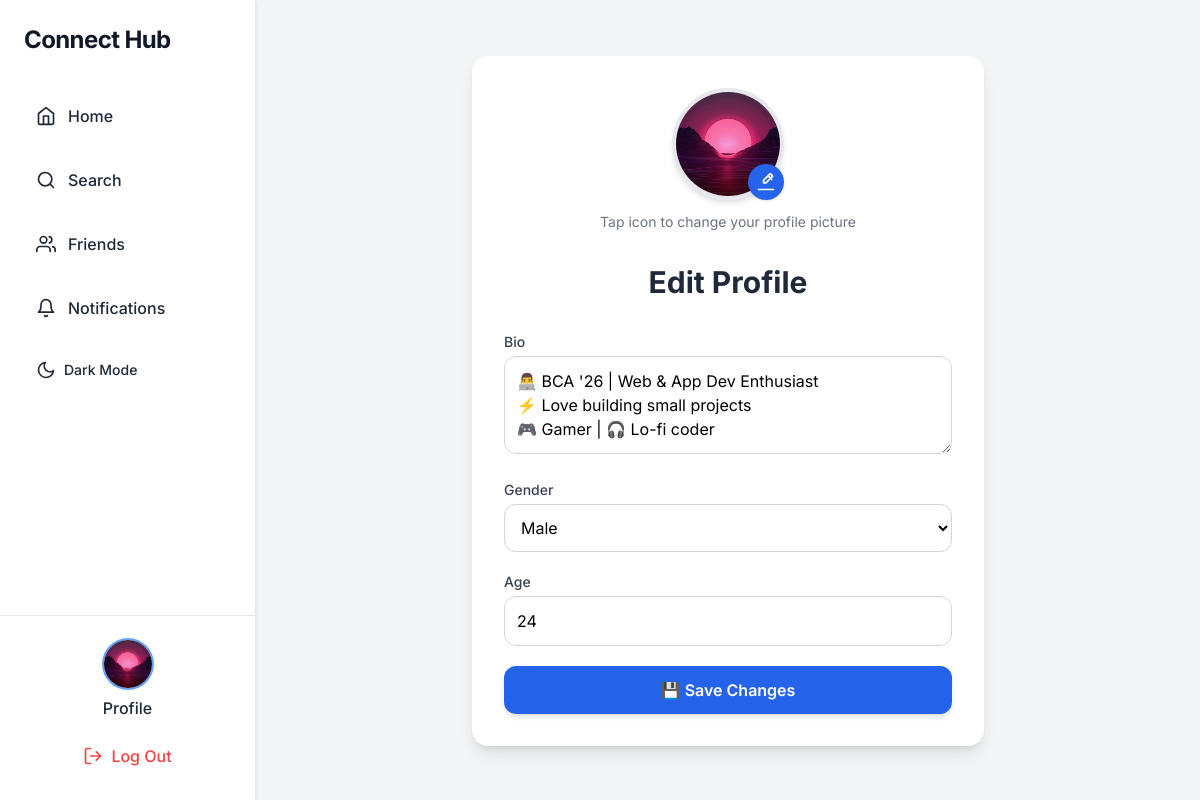
The app's page /profile/edit/ (signed in) with its own data.
### core/models.py (models this page shows, shortened)
class Profile(models.Model):
    user = models.OneToOneField(User, on_delete=models.CASCADE)
    bio = models.TextField(blank=True)
    gender = models.CharField(max_length=10, blank=True)
    age = models.PositiveIntegerField(blank=True, null=True, default=None)
    profile_pic = models.ImageField(upload_to='profiles/', blank=True)
    friends = models.ManyToManyField('self', blank=True)

### core/views.py (the view)
# urls.py: path("profile/edit/", views.edit_profile_view, name="edit_profile"),
@login_required
def edit_profile_view(request):
    profile = request.user.profile
    if request.method == "POST":
        form = ProfileForm(request.POST, request.FILES, instance=profile)
        if form.is_valid():
            age_value = form.cleaned_data.get("age")
            if age_value == "" or age_value is None:
                form.instance.age = None
            form.save()
            messages.success(request, "Profile updated successfully!")
            return redirect("profile", user_id=request.user.id)
    else:
        form = ProfileForm(instance=profile)
    return render(request, "core/edit_profile.html", {"form": form})

### core/forms.py
class ProfileForm(forms.ModelForm):
    bio = forms.CharField(widget=forms.Textarea(attrs={"rows": 3, "placeholder": "Tell us about yourself"}), required=False)
    gender = forms.ChoiceField(choices=[('Male', 'Male'), ('Female', 'Female'), ('Other', 'Other')], required=False)
    age = forms.IntegerField(required=False, widget=forms.NumberInput(attrs={"placeholder": "Your age"}))
    profile_pic = forms.ImageField(required=False)
    class Meta:
        model = Profile
        fields = ["bio", "gender", "age", "profile_pic"]

### core/templates/core/edit_profile.html (shortened to what this page needs)
{% extends "core/base.html" %}
{% block content %}
<div class="max-w-lg mx-auto bg-white dark:bg-gray-800 p-8 rounded-2xl shadow-lg space-y-8 mt-8">
  <div class="flex flex-col items-center space-y-3">
    <div class="relative">
      <img
        id="profilePreview"
        src="{{ user.profile.profile_pic.url|default:'/static/images/default-avatar.png' }}"
        class="w-28 h-28 rounded-full object-cover border-4 border-gray-200 dark:border-gray-700 shadow-md"
        alt="Profile Picture"
      >
      <label for="id_profile_pic"
        class="absolute bottom-0 right-0 bg-blue-600 hover:bg-blue-700 text-white rounded-full p-2 shadow cursor-pointer transition">
        <svg xmlns="http://www.w3.org/2000/svg" class="h-5 w-5" fill="none" viewBox="0 0 24 24" stroke="currentColor">
          <path stroke-linecap="round" stroke-linejoin="round" stroke-width="2"
          d="M15.232 5.232l3.536 3.536M9 13h3l8-8-3-3-8 8v3zM3 21h18"/>
        </svg>
      </label>
    </div>
    <p class="text-sm text-gray-500 dark:text-gray-400">Tap icon to change your profile picture</p>
  </div>
  <h2 class="text-3xl font-bold text-gray-800 dark:text-gray-100 text-center">
    Edit Profile
  </h2>
  <form method="post" enctype="multipart/form-data" class="space-y-5">
    {% for field in form %}
      {% if field.name != "profile_pic" %}
      <div class="space-y-1">
        <label for="{{ field.id_for_label }}" class="block text-sm font-medium text-gray-700 dark:text-gray-300">
          {{ field.label }}
        </label>
        {{ field }}
      </div>
      {% endif %}
    {% endfor %}
    <button
      type="submit"
      class="w-full bg-blue-600 hover:bg-blue-700 text-white font-semibold py-3 rounded-xl shadow-md transition duration-200">
      💾 Save Changes
    </button>
  </form>
</div>
{% endblock %}

### core/templates/core/base.html (shortened to what this page needs)
<!DOCTYPE html>
<html lang="en" class="">
  <head>
    <script src="https://cdn.tailwindcss.com"></script>
  </head>
  <body class="bg-gray-100 dark:bg-gray-900 text-gray-900 dark:text-gray-100 flex min-h-screen transition-colors duration-300">
    <aside class="bg-white dark:bg-gray-800 w-64 flex flex-col justify-between shadow dark:shadow-gray-700 fixed top-0 left-0 h-screen border-r border-gray-200 dark:border-gray-700 transition-colors duration-300">
      <div class="px-6 py-6 space-y-10">
        <div class="text-2xl font-bold text-gray-900 dark:text-gray-100 tracking-tight">
          Connect Hub
        </div>
        <nav class="space-y-6">
          <a href="{% url 'feed' %}" class="flex items-center space-x-3 px-3 py-2 rounded-lg text-gray-800 dark:text-gray-100 hover:bg-blue-50 dark:hover:bg-gray-700 hover:text-blue-600 dark:hover:text-blue-400 transition font-medium">
            <i data-feather="home" class="w-5 h-5"></i>
            <span>Home</span>
          </a>
          <a href="{% url 'search_users' %}" class="flex items-center space-x-3 px-3 py-2 rounded-lg text-gray-800 dark:text-gray-100 hover:bg-blue-50 dark:hover:bg-gray-700 hover:text-blue-600 dark:hover:text-blue-400 transition font-medium">
            <i data-feather="search" class="w-5 h-5"></i>
            <span>Search</span>
          </a>
          <a href="{% url 'friends' %}" class="flex items-center space-x-3 px-3 py-2 rounded-lg text-gray-800 dark:text-gray-100 hover:bg-blue-50 dark:hover:bg-gray-700 hover:text-blue-600 dark:hover:text-blue-400 transition font-medium">
            <i data-feather="users" class="w-5 h-5"></i>
            <span>Friends</span>
          </a>
          <a href="{% url 'notifications' %}" class="flex items-center space-x-3 px-3 py-2 rounded-lg text-gray-800 dark:text-gray-100 hover:bg-blue-50 dark:hover:bg-gray-700 hover:text-blue-600 dark:hover:text-blue-400 transition font-medium relative">
            <i data-feather="bell" class="w-5 h-5"></i>
            <span>Notifications</span>
          </a>
          <button id="darkModeToggle" class="flex items-center space-x-2 px-3 py-2 rounded-lg text-gray-800 dark:text-gray-100 hover:bg-gray-200 dark:hover:bg-gray-700 transition font-medium w-full">
            <span id="darkModeIcon">
            </span>
            <span class="text-sm">Dark Mode</span>
          </button>
        </nav>
      </div>
      {% if request.user.is_authenticated %}
      <div class="px-6 py-6 space-y-4 border-t border-gray-200 dark:border-gray-700">
        <div class="flex flex-col items-center space-y-2">
          {% if request.user.profile.profile_pic %}
          <a href="{% url 'profile' request.user.id %}">
            <img src="{{ request.user.profile.profile_pic.url }}" class="w-12 h-12 rounded-full object-cover ring-2 ring-blue-400"/>
          </a>
          {% else %}
          <a href="{% url 'profile' request.user.id %}">
            <div class="w-12 h-12 bg-gray-300 dark:bg-gray-600 rounded-full flex items-center justify-center text-gray-700 dark:text-gray-200 font-bold text-lg ring-2 ring-blue-400">
              {{ request.user.username|first|upper }}
            </div>
          </a>
          {% endif %}
          <a href="{% url 'profile' request.user.id %}" class="text-gray-800 dark:text-gray-100 hover:text-blue-600 dark:hover:text-blue-400 font-medium">Profile</a>
        </div>
        <a href="{% url 'logout' %}" class="flex items-center justify-center space-x-2 text-red-500 hover:text-red-600 dark:text-red-400 dark:hover:text-red-500 font-medium px-3 py-2 rounded-lg hover:bg-red-50 dark:hover:bg-red-700 transition">
          <i data-feather="log-out" class="w-5 h-5"></i>
          <span>Log Out</span>
        </a>
      </div>
      {% endif %}
    </aside>
    <main class="flex-1 ml-64 p-6 transition-colors duration-300">
      {% block content %}{% endblock %}
    </main>
  </body>
</html>

### core/templates/core/base.html (style rules this page uses)
body { font-family: 'Inter', sans-serif; }

### core/templates/core/edit_profile.html (style rules this page uses)
input[type="text"], input[type="email"], input[type="password"], input[type="number"], textarea, select { width: 100%; padding: 0.75rem; border-radius: 0.75rem; border: 1px solid var(--border-color, #d1d5db); background-color: white; color: black; outline: none; transition: all 0.2s ease-in-out; }

### records on screen
Profile: form "👨‍💻 BCA '26 | Web & App Dev Enthusiast ⚡ Love building small projects 🎮 Gamer | 🎧 Lo-fi coder" "Male" "24"

### other values on screen
{{ field.label }} "Bio" "Gender" "Age"
